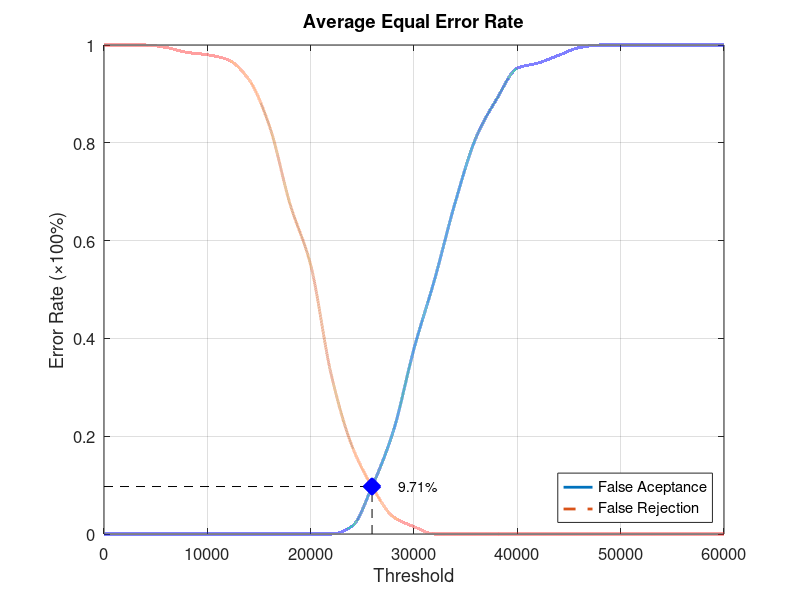
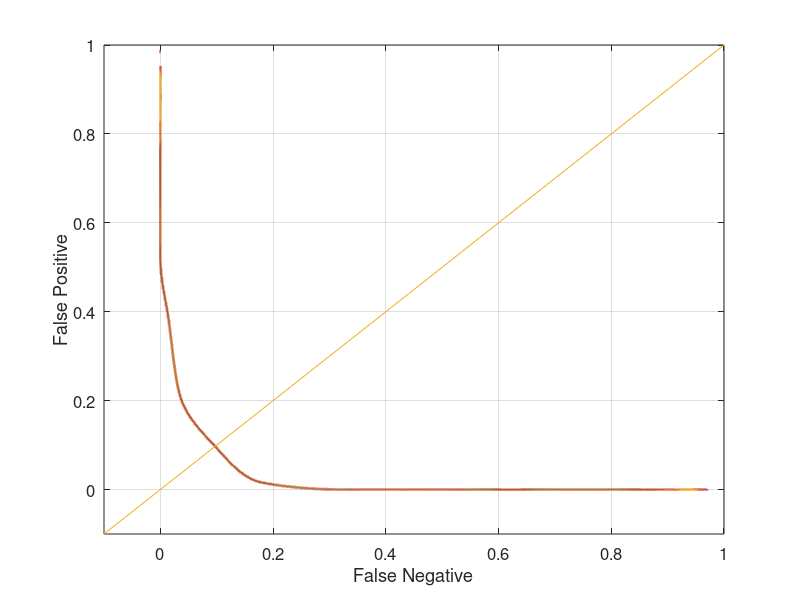

The MATLAB script that drew these images, in order:
function yEER = Database1_2
close all;
clear;
clc;
x = 0:2000:60000;
xq = 0:0.5:60000;

y0 = [0 0 0 0 0 0 0 0 0 0 0 0 0.0157895 0.1 0.210526 0.378947 0.521053 0.678947 0.810526 0.889474 0.952632 0.963158 0.978947 0.994737 1 1 1 1 1 1 1];
yy0 = interp1(x, y0, xq, 'pchip');
y1 = [1 1 1 0.995 0.985 0.98 0.97 0.93 0.835 0.675 0.55 0.325 0.18 0.095 0.035 0.015 0 0 0 0 0 0 0 0 0 0 0 0 0 0 0];
yy1 = interp1(x, y1, xq, 'pchip');

% Calculating EER: 
y2 = abs(y0 - y1);
find(y2 == min(y2))
yy2 = abs(yy0 - yy1);
xEER = find(yy2 == min(yy2));
xEERIndex = xq(xEER) % X-axis EER
yEER = yy0(xEER) % Y-axis EER

main = figure
plot(xq, yy0,'-','LineWidth', 2);	hold on
plot(xq, yy1,'--','LineWidth', 2);	hold on
plot([xEERIndex xEERIndex], [0 yEER], 'k--');	hold on
plot([0 xEERIndex], [yEER yEER], 'k--');	hold on
plot(xEERIndex, yEER, 'bx', 'LineWidth', 10);	hold on
text(xEERIndex + 10 * xEERIndex / 100, yEER, [num2str(round((10000 * yEER)) / 100) '%'])
legend('False Aceptance', 'False Rejection', 'Location', 'SouthEast')
xlabel('Threshold')
ylabel('Error Rate (\times100%)')
title('Average Equal Error Rate')
set(gca, 'FontSize', 12)
axis([0 60000 0 1])
grid on

print(main, 'Database1_2Main', '-dpng');
FNRxFPR = figure('Color', [1 1 1]);
plot(yy1, yy0, '-', yy1, yy0, 'LineWidth', 2);
hold on
y = -0.1:0.1:1
plot(y, y); 
set(gca, 'FontSize', 12)
xlabel('False Negative')
ylabel('False Positive')
axis([-0.1 1 -0.1 1])
set(gca, 'FontSize', 12)
grid on

print(FNRxFPR, 'Database1_2FNRxFPR','-dpng');
end
